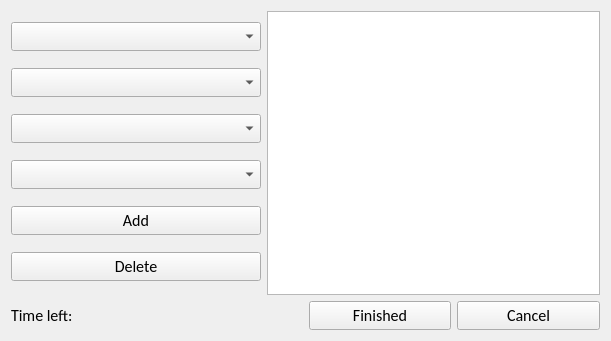
<?xml version="1.0" encoding="UTF-8"?>
<ui version="4.0">
 <class>ClockoutForm</class>
 <widget class="QWidget" name="ClockoutForm">
  <property name="geometry">
   <rect>
    <x>0</x>
    <y>0</y>
    <width>611</width>
    <height>341</height>
   </rect>
  </property>
  <property name="font">
   <font>
    <family>Calibri</family>
    <pointsize>12</pointsize>
   </font>
  </property>
  <property name="windowTitle">
   <string>Time-Track</string>
  </property>
  <layout class="QGridLayout" name="gridLayout">
   <item row="0" column="0">
    <layout class="QVBoxLayout" name="verticalLayout_2">
     <item>
      <layout class="QHBoxLayout" name="horizontalLayout">
       <item>
        <layout class="QVBoxLayout" name="verticalLayout">
         <property name="sizeConstraint">
          <enum>QLayout::SetMinimumSize</enum>
         </property>
         <item>
          <widget class="QComboBox" name="Projects">
           <property name="maximumSize">
            <size>
             <width>250</width>
             <height>16777215</height>
            </size>
           </property>
           <property name="sizeAdjustPolicy">
            <enum>QComboBox::AdjustToContents</enum>
           </property>
          </widget>
         </item>
         <item>
          <widget class="QComboBox" name="Items">
           <property name="maximumSize">
            <size>
             <width>250</width>
             <height>16777215</height>
            </size>
           </property>
          </widget>
         </item>
         <item>
          <widget class="QComboBox" name="Times">
           <property name="maximumSize">
            <size>
             <width>250</width>
             <height>16777215</height>
            </size>
           </property>
          </widget>
         </item>
         <item>
          <widget class="QComboBox" name="Lunch"/>
         </item>
         <item>
          <widget class="QPushButton" name="Add">
           <property name="minimumSize">
            <size>
             <width>250</width>
             <height>0</height>
            </size>
           </property>
           <property name="maximumSize">
            <size>
             <width>250</width>
             <height>16777215</height>
            </size>
           </property>
           <property name="text">
            <string>Add</string>
           </property>
          </widget>
         </item>
         <item>
          <widget class="QPushButton" name="Delete">
           <property name="maximumSize">
            <size>
             <width>250</width>
             <height>16777215</height>
            </size>
           </property>
           <property name="text">
            <string>Delete</string>
           </property>
          </widget>
         </item>
        </layout>
       </item>
       <item>
        <widget class="QTableWidget" name="Sections">
         <attribute name="verticalHeaderMinimumSectionSize">
          <number>30</number>
         </attribute>
        </widget>
       </item>
      </layout>
     </item>
     <item>
      <layout class="QHBoxLayout" name="horizontalLayout_2">
       <item>
        <widget class="QLabel" name="label">
         <property name="text">
          <string>Time left:</string>
         </property>
        </widget>
       </item>
       <item>
        <widget class="QLabel" name="timeLeft">
         <property name="text">
          <string/>
         </property>
        </widget>
       </item>
       <item>
        <widget class="QPushButton" name="FinishedButton">
         <property name="text">
          <string>Finished</string>
         </property>
        </widget>
       </item>
       <item>
        <widget class="QPushButton" name="CancelButton">
         <property name="text">
          <string>Cancel</string>
         </property>
        </widget>
       </item>
      </layout>
     </item>
    </layout>
   </item>
  </layout>
 </widget>
 <resources/>
 <connections/>
</ui>
